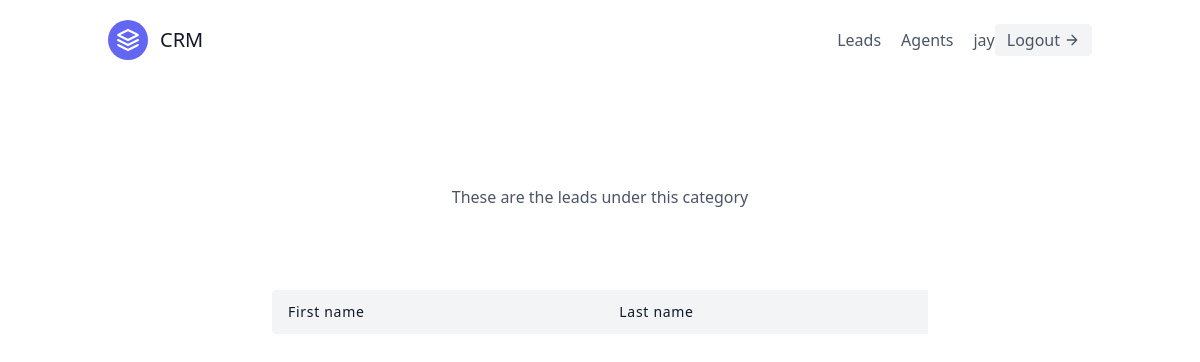
/leads/categories/1/ (signed in), run on an earlier commit of the app's database.
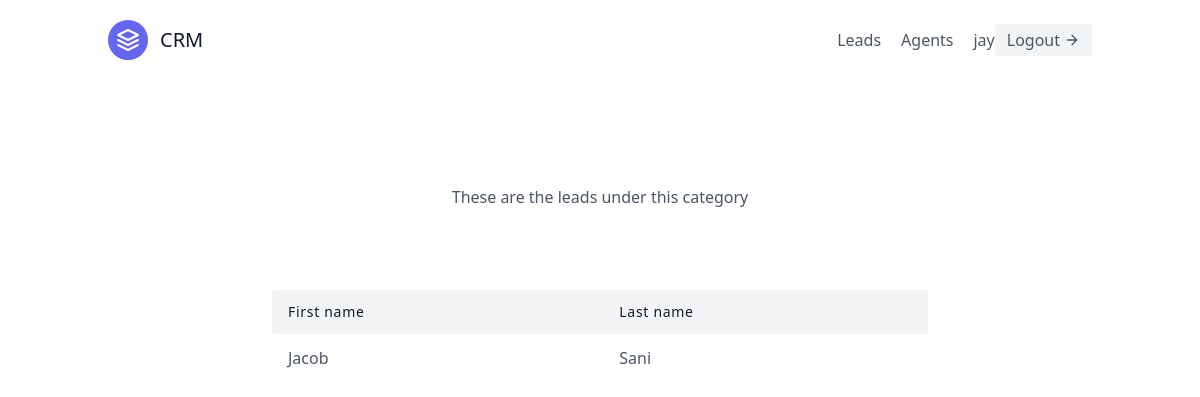
And on a later commit of the database.
### leads/models.py (models this page shows, shortened)
class Lead(models.Model):
    first_name = models.CharField(max_length=40)
    last_name = models.CharField(max_length=30)
    age = models.IntegerField(default=0)
    organisation = models.ForeignKey(UserProfile, on_delete=models.CASCADE)
    agent = models.ForeignKey("Agent",null=True, blank=True, on_delete=models.SET_NULL)
    category = models.ForeignKey("Category",related_name='leads', null=True, blank=True, on_delete=models.SET_NULL)
    description = models.TextField()
    date_added = models.DateTimeField(auto_now_add=True)
    phone_number = models.CharField(max_length=20)
    email = models.EmailField()

### leads/views.py (the view)
# urls.py: path('categories/<int:pk>/', CategoryDetailView.as_view(), name='category-detail'),
class CategoryDetailView(LoginRequiredMixin, generic.DeleteView):
    template_name = "leads/category_detail.html"
    context_object_name = "context"
    def get_context_data(self, **kwargs):
        context = super(CategoryDetailView, self).get_context_data(**kwargs)
        Lead.objects.filter(category = self.get_object())
        leads = self.get_object().leads.all()
        context.update({
            "leads":leads
        })
        return context
    def get_queryset(self):
        user = self.request.user
        if user.is_organisor:
            queryset = Category.objects.filter(organisation=user.userprofile)
        else:
            queryset = Category.objects.filter(organisation=user.agent.organisation)
        return queryset

### leads/templates/leads/category_detail.html (shortened to what this page needs)
{% extends "base.html" %}
  {% block content %}
  <section class="text-gray-600 body-font">
    <div class="container px-5 py-24 mx-auto">
      <div class="flex flex-col text-center w-full mb-20">
        <p class="lg:w-2/3 mx-auto leading-relaxed text-base">These are the leads under this category</p>
      </div>
      <div class="lg:w-2/3 w-full mx-auto overflow-auto">
        <table class="table-auto w-full text-left whitespace-no-wrap">
          <thead>
            <tr>
              <th class="px-4 py-3 title-font tracking-wider font-medium text-gray-900 text-sm bg-gray-100 rounded-tl rounded-bl">First name</th>
              <th class="px-4 py-3 title-font tracking-wider font-medium text-gray-900 text-sm bg-gray-100">Last name</th>
            </tr>
          </thead>
          <tbody>
              {% for lead in leads %}
                <tr>
                    <td class="px-4 py-3"><a class="hover:text-blue-500" href="{% url 'leads:lead-detail' lead.pk %}">{{lead.first_name}}</a></td>
                    <td class="px-4 py-3">{{lead.last_name}}</td>
                </tr>
              {% endfor %}
          </tbody>
        </table>
      </div>
    </div>
  </section>
  {% endblock content %}

What changed in the data, as far as the page shows it:
added Lead: first_name "Jacob", last_name "Sani"
